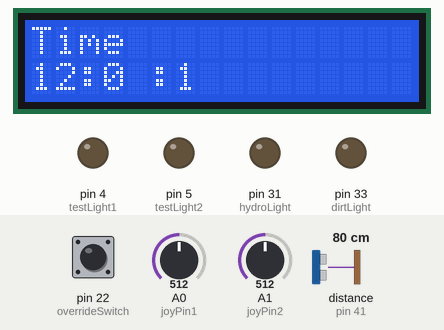
Recording of a sketch running on a simulated Arduino Mega 2560, built with avr-gcc and run on an emulated ATmega2560. Parts: 16×2 character LCD, output pins drawn as LEDs (lit = HIGH). Wiring (inferred from the names in the program): ultrasonic range finder: trigger pin 40; echo pin 41. Inputs (shaded band) come from the test bench; at power-on: pin 22 (overrideSwitch) LOW, distance to the obstacle (sensor on pin 41) 80 cm, A0 (joyPin1) = 512, A1 (joyPin2) = 512. The echo pulse lasts 58.3 µs per cm; pins used as bus, display or sensor lines are not drawn; what the sketch prints to the serial monitor is not drawn.

Above: at 1.2 s.
1.3 s: pin 22 (overrideSwitch) pulled HIGH for 1 s
At 3.6 s:
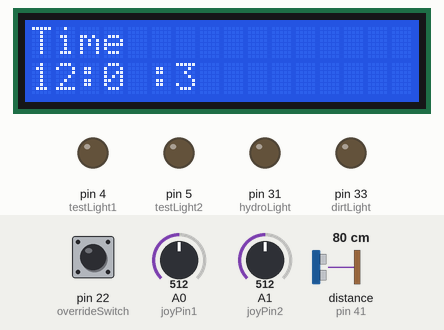
3.8 s: distance to the obstacle (sensor on pin 41) set to 2 cm
5.7 s: pin 22 (overrideSwitch) pulled HIGH for 0.2 s
At 5.88 s:
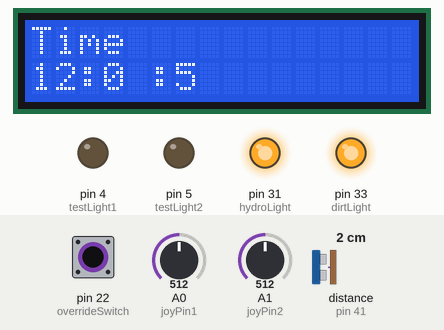
7.5 s: A0 (joyPin1) set to 791
9.6 s: A0 (joyPin1) set to 809
At 10.1 s:
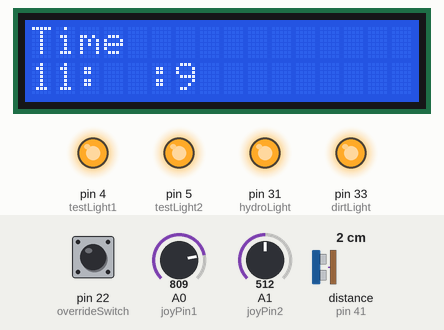
11.5 s: A1 (joyPin2) set to 900
At 11.67 s:
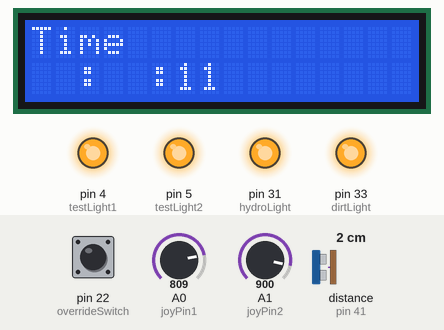
Timing chart, 0 to 14.1 s (numbered marks = the images above; inputs shaded):
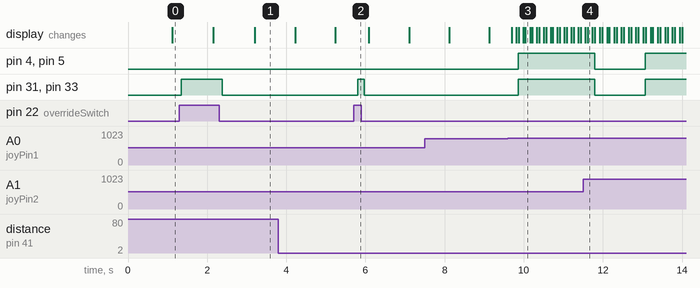

Measured:
- the behaviour switches between 800 and 801 on A0 (joyPin1) (found by bisection; images 2 and 3)
- after the input at 1.3 s, pin 31 (hydroLight), pin 33 (dirtLight): LOW → HIGH after 0.05 s, → LOW 1.0 s later
- after the input at 5.7 s, pin 31 (hydroLight), pin 33 (dirtLight): LOW → HIGH after 0.10 s, → LOW 0.17 s later
- after the input at 9.6 s, pin 4 (testLight1), pin 5 (testLight2), pin 31 (hydroLight), pin 33 (dirtLight): LOW → HIGH after 0.26 s
- after the input at 11.5 s, pin 4 (testLight1), pin 5 (testLight2), pin 31 (hydroLight), pin 33 (dirtLight): HIGH → LOW after 0.29 s, → HIGH 1.3 s later

The sketch:

Main_Hydroponics_Controller.ino
```cpp
//*** Main Hydropoincs Controller ***

#include <Wire.h>
#include <TimeLib.h>
#include <LiquidCrystal_I2C.h>
LiquidCrystal_I2C lcd(0x27, 2, 1, 0, 4, 5, 6, 7, 3, POSITIVE);  // Set the LCD I2C address

int overrideSwitch = 22;
int dirtLight = 33;
int hydroLight = 31;
int testLight1 = 4;
int testLight2 = 5;
int timeH, timeM, timeS, time12, currentTime;
int counter = 0;
int consequitive = 0;
int joyPin1 = 0;
int joyPin2 = 1;
int xJoystick = 0;
int yJoystick = 0;
int clockMinute = 60;
int joyHigh = 800;
int joyLow = 200;
int triggerDistance = 15;
int trigPin = 40;    //Trig - green Jumper
int echoPin = 41;    //Echo - yellow Jumper
float duration, cm, inches;

void setup() {

  Serial.begin(9600);

  //Display setup
  lcd.begin(16, 2);  // initialize the lcd for 16 chars 2 lines, turn on backlight
  lcd.backlight(); // finish with backlight on

  //***Set pinmodes
  pinMode(dirtLight, OUTPUT);
  pinMode(hydroLight, OUTPUT);
  pinMode(testLight1, OUTPUT);
  pinMode(testLight2, OUTPUT);
  pinMode(overrideSwitch, INPUT);
  pinMode(trigPin, OUTPUT);
  pinMode(echoPin, INPUT);
  //setTime(2);

  //Initial clock set
  //     hr, min, sec, day, month, year
  setTime(0, 0,  0,  0,   0,     2016);  //Initializes the time to current time


}

void loop() {

  //***Clock setup
  //Sets hour, min, sec from internal clock
  timeH = hour();
  timeS = second();
  timeM = minute();

  //Changes to 12hr clock
  time12 = timeH;
  if (timeH > 12) {
    time12 = timeH - 12;
  }
  else {
    time12 = timeH;
  }

  //Fixes time for midnight
  if (timeH == 0) {
    time12 = 12;
  }

  //***Printing clock

  lcd.setCursor(0, 0); //Start at character 0 on line 0
  lcd.print("Time");
  lcd.setCursor(0, 1);
  lcd.print(time12);
  lcd.setCursor(2, 1);
  lcd.print(":");
  lcd.setCursor(3, 1); //Start at character 4 on line 2
  lcd.print(timeM);
  lcd.setCursor(5, 1);
  lcd.print(":");
  lcd.setCursor(6, 1); //Start at character 4 on line 2
  lcd.print(timeS);
  delay(50); //Assures I can see the number for a fraction of a second minimum

  // Reset screen every so 5min
  counter = counter + 1;

  if (counter > 1000) {
    counter = 0;
    lcd.begin(16, 2);
    setTime(timeH, timeM, timeS, 1, 1, 2016);
  }

  // Print time to serial
  Serial.print("Time: ");
  Serial.print(timeH);
  Serial.print(":");
  Serial.print(timeM);
  Serial.print(":");
  Serial.print(timeS);
  Serial.println("");

  //***Changing lights
  //Turns lights on for 18hrs a day
  if (timeH > 6) {

    digitalWrite(dirtLight, HIGH);
    digitalWrite(hydroLight, HIGH);
    digitalWrite(testLight1, HIGH);
    digitalWrite(testLight2, HIGH);
  }

  //Turns lights off for 6hrs a day
  else {
    digitalWrite(dirtLight, LOW);
    digitalWrite(hydroLight, LOW);
    digitalWrite(testLight1, LOW);
    digitalWrite(testLight2, LOW); }


    //***Find distance from ultrasonic
    digitalWrite(trigPin, LOW);
    delayMicroseconds(5);
    digitalWrite(trigPin, HIGH);
    delayMicroseconds(10);
    digitalWrite(trigPin, LOW);

    pinMode(echoPin, INPUT);
    duration = pulseIn(echoPin, HIGH);

    // convert the time into a distance
    cm = (duration / 2) / 29.1;
    inches =  (duration / 2) / 74;

    //Prints all to serial
    Serial.print(cm);
    Serial.print("cm");
    Serial.println();


    //** quick override to turn on all lights
    if (digitalRead(overrideSwitch) == 1) {

      //Turns on all lights during override mode
      digitalWrite(dirtLight, HIGH);
      digitalWrite(hydroLight, HIGH);
    }

    //***Editing clock
    //Only checks for joystick if trigger has been triggered
    if (cm < triggerDistance) {
      Serial.println("Hand detected");
      consequitive = consequitive + 1;

      // reads the value of the xjoystick
      yJoystick = abs(1000 - analogRead(joyPin1));
      xJoystick = abs(990 - analogRead(joyPin2));
      Serial.print("Y:");
      Serial.print(xJoystick);
      Serial.print("  X:");
      Serial.println(yJoystick);

      //Adjust minutes of clock up
      if (yJoystick > joyHigh) {
        //Get ready to change min by clearing
        lcd.setCursor(3, 1);
        lcd.print("  ");
        if (consequitive > 4) {
          adjustTime(clockMinute);
        }
        else {
        adjustTime(clockMinute); }

        Serial.println("minute raised");
      }

      //Adjust minutes of clock down
      if (yJoystick < joyLow) {
        //Get ready to change min by clearing
        lcd.setCursor(3, 1);
        lcd.print("  ");
        if (consequitive > 4) {
          adjustTime(-clockMinute); }
        else {
        adjustTime(-clockMinute);}

        Serial.println("minute lowered");
      }

      //Adjust hours of clock up
      if (xJoystick < joyLow) {
        //Get ready to change hour by clearing
        lcd.setCursor(0, 1);
        lcd.print("  ");
        adjustTime(+clockMinute * 60);
        Serial.println("hour raised");
      }

      //Adjust hurs of clock down
      if (xJoystick > joyHigh) {
        //Get ready to change hour by clearing
        lcd.setCursor(0, 1);
        lcd.print("  ");
        adjustTime(-clockMinute * 60);
        Serial.println("hour lowered");
      }
    }
    else {
      consequitive = 0;
    }

  delay(100); //Before next update
}
```

Clock.ino
```cpp
//Clock controller
```

Light_Controller.ino
```cpp
//Light Controller
```
